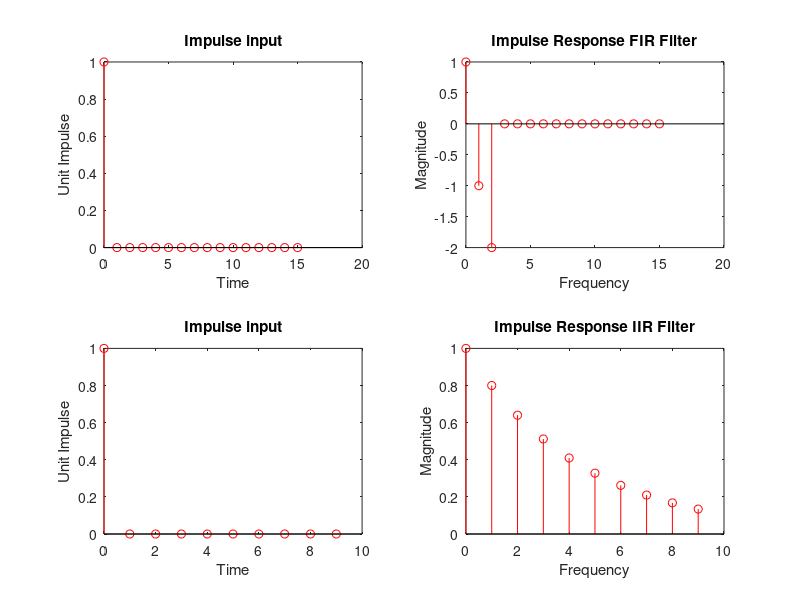

Here is the MATLAB script that generated this plot:
clc;
clear all;
close all;
%% Input the samples
% Time domain response of FIR filter
N=16; %Input samples
k=0:N-1;
x=(k==0);
b0=1; b1= -1; b2=-2;
B=[b0,b1,b2]; %Numerator coeff.
A=1; %Denominator coeff.
%Filtering
y=filter(B, A ,x);
%Plot the graph
subplot(2,2,1), stem(k,x,'r');
xlabel('Time');
ylabel('Unit Impulse');
title('Impulse input');
subplot(2,2,2), stem(k,y,'r');
xlabel('Frequency');
ylabel('Magnitude');
title('Impulse Response FIR Filter');
% Time domain Response of IIR Filter
N1=10; %input samples
k1=0:N1-1;
x1=(k1==0);
B1=1;
a=0.8;
A1=[1,-a];
y1=filter(B1, A1 ,x1);
%plot the graph
subplot(2,2,3), stem(k1,x1,'r');
xlabel('Time');
ylabel('Unit Impulse');
title('Impulse input');
subplot(2,2,4), stem(k1,y1,'r');
xlabel('Frequency');
ylabel('Magnitude');
title('Impulse Response IIR Filter');
